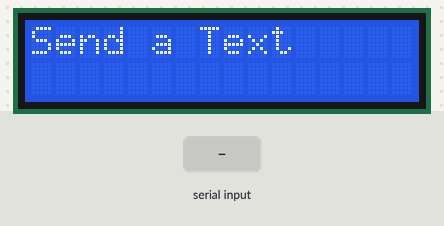
The sketch below on a simulated Arduino Uno, built with avr-gcc and run on an emulated ATmega328P. Shown: 16×2 character LCD. The inputs (shaded band) are chosen by the test bench.

Above: at 1.2 s.
1.3 s: "1" received over the second serial link
At 2.6 s:
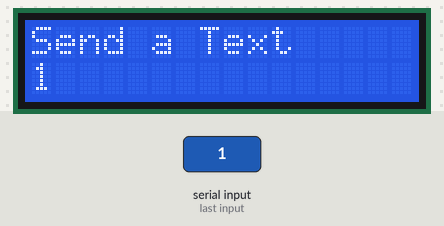
2.9 s: "0" received over the second serial link
At 3.9 s:
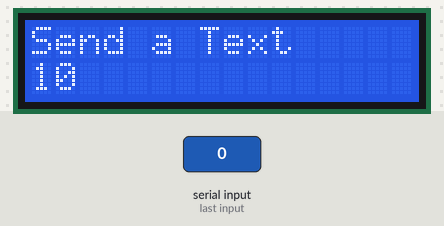
Timing chart, 0 to 5.9 s (numbered marks = the images above; inputs shaded):
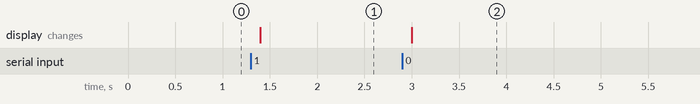

Measured:
- after the input at 1.3 s, the display: changes after 0.10 s (image 1)
- after the input at 2.9 s, the display: changes after 0.10 s (image 2)

The sketch:

arduinomessenger.ino
```cpp
#include <SoftwareSerial.h>
SoftwareSerial BTserial(9, 10);
#include <stdio.h>
#include <ctype.h>
int n = 0;
#include <LiquidCrystal.h>
char state;
char state2;
char text;
LiquidCrystal lcd(12, 11, 5, 4, 3, 2);
void setup() {
  lcd.begin(16, 2);
  lcd.setCursor(0,0);
  Serial.begin(9600);
  BTserial.begin(9600);
  lcd.print("Send a Text");

}

void loop() {
  if(Serial.available()>0)
  {
    state = Serial.read();
    BTserial.print(state);
    Serial.println(state);
  }
   if(BTserial.available()>0)
    {
      state = BTserial.read();
      delay(100);
      if (state == '#'){
        lcd.clear();
        lcd.setCursor(0,0);
        lcd.print("Send a Text");
        n=0;
      }
      if (isalpha(state) != 0 || isdigit(state) !=0 || state == ' '){
        text = state;
        lcd.setCursor(n,1);
        lcd.print(text);
        //Serial.print(text);
        if (n<15){
          n++;
        }
        else{
          delay(100);
          n = 0;
          lcd.clear();
          lcd.setCursor(0,0);
          lcd.print("Send a Text");
      }
    }

    }


}
```
